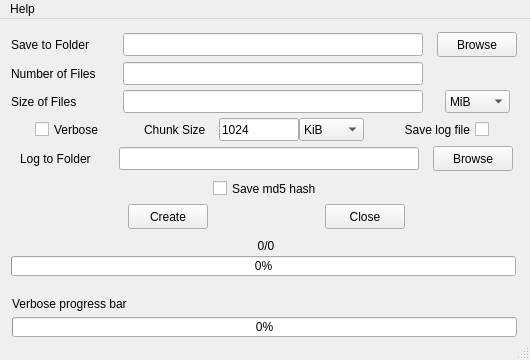
<?xml version="1.0" encoding="UTF-8"?>
<ui version="4.0">
 <class>MainWindow</class>
 <widget class="QMainWindow" name="MainWindow">
  <property name="windowModality">
   <enum>Qt::NonModal</enum>
  </property>
  <property name="geometry">
   <rect>
    <x>0</x>
    <y>0</y>
    <width>530</width>
    <height>360</height>
   </rect>
  </property>
  <property name="sizePolicy">
   <sizepolicy hsizetype="Fixed" vsizetype="Fixed">
    <horstretch>0</horstretch>
    <verstretch>0</verstretch>
   </sizepolicy>
  </property>
  <property name="minimumSize">
   <size>
    <width>530</width>
    <height>360</height>
   </size>
  </property>
  <property name="maximumSize">
   <size>
    <width>530</width>
    <height>360</height>
   </size>
  </property>
  <property name="contextMenuPolicy">
   <enum>Qt::NoContextMenu</enum>
  </property>
  <property name="windowTitle">
   <string>Dummy Files Creator</string>
  </property>
  <property name="dockOptions">
   <set>QMainWindow::AllowTabbedDocks|QMainWindow::AnimatedDocks</set>
  </property>
  <property name="unifiedTitleAndToolBarOnMac">
   <bool>false</bool>
  </property>
  <widget class="QWidget" name="widget_window">
   <property name="sizePolicy">
    <sizepolicy hsizetype="Fixed" vsizetype="Fixed">
     <horstretch>0</horstretch>
     <verstretch>0</verstretch>
    </sizepolicy>
   </property>
   <property name="minimumSize">
    <size>
     <width>530</width>
     <height>350</height>
    </size>
   </property>
   <property name="maximumSize">
    <size>
     <width>530</width>
     <height>350</height>
    </size>
   </property>
   <widget class="QWidget" name="widget_main" native="true">
    <property name="geometry">
     <rect>
      <x>10</x>
      <y>10</y>
      <width>510</width>
      <height>320</height>
     </rect>
    </property>
    <property name="sizePolicy">
     <sizepolicy hsizetype="Fixed" vsizetype="Fixed">
      <horstretch>0</horstretch>
      <verstretch>0</verstretch>
     </sizepolicy>
    </property>
    <property name="minimumSize">
     <size>
      <width>510</width>
      <height>320</height>
     </size>
    </property>
    <property name="maximumSize">
     <size>
      <width>510</width>
      <height>320</height>
     </size>
    </property>
    <widget class="QWidget" name="gridLayoutWidget">
     <property name="geometry">
      <rect>
       <x>0</x>
       <y>0</y>
       <width>514</width>
       <height>318</height>
      </rect>
     </property>
     <layout class="QGridLayout" name="layout_main" rowstretch="0,0,0,0,0,0,0,0" columnstretch="0,0,0">
      <property name="horizontalSpacing">
       <number>0</number>
      </property>
      <property name="verticalSpacing">
       <number>2</number>
      </property>
      <item row="1" column="1">
       <widget class="QLineEdit" name="text_n_files">
        <property name="minimumSize">
         <size>
          <width>300</width>
          <height>23</height>
         </size>
        </property>
        <property name="maximumSize">
         <size>
          <width>300</width>
          <height>23</height>
         </size>
        </property>
       </widget>
      </item>
      <item row="0" column="1">
       <widget class="QLineEdit" name="text_path">
        <property name="minimumSize">
         <size>
          <width>300</width>
          <height>23</height>
         </size>
        </property>
        <property name="maximumSize">
         <size>
          <width>300</width>
          <height>23</height>
         </size>
        </property>
       </widget>
      </item>
      <item row="0" column="0" alignment="Qt::AlignLeft">
       <widget class="QLabel" name="label_path">
        <property name="minimumSize">
         <size>
          <width>85</width>
          <height>23</height>
         </size>
        </property>
        <property name="maximumSize">
         <size>
          <width>85</width>
          <height>23</height>
         </size>
        </property>
        <property name="text">
         <string>Save to Folder</string>
        </property>
       </widget>
      </item>
      <item row="3" column="0" colspan="3">
       <layout class="QHBoxLayout" name="layout_verbose_chunk">
        <property name="spacing">
         <number>0</number>
        </property>
        <item>
         <spacer name="horizontal_spacer_3">
          <property name="orientation">
           <enum>Qt::Horizontal</enum>
          </property>
          <property name="sizeHint" stdset="0">
           <size>
            <width>30</width>
            <height>20</height>
           </size>
          </property>
         </spacer>
        </item>
        <item>
         <widget class="QCheckBox" name="checkbox_verbose">
          <property name="minimumSize">
           <size>
            <width>75</width>
            <height>23</height>
           </size>
          </property>
          <property name="maximumSize">
           <size>
            <width>70</width>
            <height>23</height>
           </size>
          </property>
          <property name="toolTip">
           <string>&lt;html&gt;&lt;head/&gt;&lt;body&gt;&lt;p&gt;Affects performance&lt;/p&gt;&lt;/body&gt;&lt;/html&gt;</string>
          </property>
          <property name="text">
           <string>Verbose</string>
          </property>
         </widget>
        </item>
        <item>
         <spacer name="horizontal_spacer_1">
          <property name="orientation">
           <enum>Qt::Horizontal</enum>
          </property>
          <property name="sizeHint" stdset="0">
           <size>
            <width>40</width>
            <height>20</height>
           </size>
          </property>
         </spacer>
        </item>
        <item>
         <widget class="QLabel" name="label_chunk_size">
          <property name="minimumSize">
           <size>
            <width>75</width>
            <height>23</height>
           </size>
          </property>
          <property name="maximumSize">
           <size>
            <width>65</width>
            <height>23</height>
           </size>
          </property>
          <property name="text">
           <string>Chunk Size</string>
          </property>
         </widget>
        </item>
        <item>
         <widget class="QLineEdit" name="text_chunk_size">
          <property name="minimumSize">
           <size>
            <width>80</width>
            <height>23</height>
           </size>
          </property>
          <property name="maximumSize">
           <size>
            <width>80</width>
            <height>23</height>
           </size>
          </property>
          <property name="text">
           <string>1024</string>
          </property>
         </widget>
        </item>
        <item>
         <widget class="QComboBox" name="combo_chunk_unit">
          <property name="minimumSize">
           <size>
            <width>65</width>
            <height>23</height>
           </size>
          </property>
          <property name="maximumSize">
           <size>
            <width>50</width>
            <height>23</height>
           </size>
          </property>
          <item>
           <property name="text">
            <string>KiB</string>
           </property>
          </item>
          <item>
           <property name="text">
            <string>MiB</string>
           </property>
          </item>
          <item>
           <property name="text">
            <string>GiB</string>
           </property>
          </item>
         </widget>
        </item>
        <item>
         <spacer name="horizontal_spacer_2">
          <property name="orientation">
           <enum>Qt::Horizontal</enum>
          </property>
          <property name="sizeHint" stdset="0">
           <size>
            <width>40</width>
            <height>20</height>
           </size>
          </property>
         </spacer>
        </item>
        <item>
         <widget class="QCheckBox" name="checkbox_savelog">
          <property name="minimumSize">
           <size>
            <width>90</width>
            <height>23</height>
           </size>
          </property>
          <property name="maximumSize">
           <size>
            <width>90</width>
            <height>23</height>
           </size>
          </property>
          <property name="toolTip">
           <string>&lt;html&gt;&lt;head/&gt;&lt;body&gt;&lt;p&gt;Affects performance&lt;/p&gt;&lt;/body&gt;&lt;/html&gt;</string>
          </property>
          <property name="layoutDirection">
           <enum>Qt::RightToLeft</enum>
          </property>
          <property name="text">
           <string>Save log file</string>
          </property>
         </widget>
        </item>
        <item>
         <spacer name="horizontal_spacer_4">
          <property name="orientation">
           <enum>Qt::Horizontal</enum>
          </property>
          <property name="sizeHint" stdset="0">
           <size>
            <width>40</width>
            <height>20</height>
           </size>
          </property>
         </spacer>
        </item>
       </layout>
      </item>
      <item row="2" column="1">
       <widget class="QLineEdit" name="text_size_files">
        <property name="maximumSize">
         <size>
          <width>300</width>
          <height>23</height>
         </size>
        </property>
       </widget>
      </item>
      <item row="0" column="2" alignment="Qt::AlignHCenter">
       <widget class="QPushButton" name="button_browse_files">
        <property name="minimumSize">
         <size>
          <width>80</width>
          <height>25</height>
         </size>
        </property>
        <property name="maximumSize">
         <size>
          <width>80</width>
          <height>25</height>
         </size>
        </property>
        <property name="text">
         <string>Browse</string>
        </property>
       </widget>
      </item>
      <item row="2" column="2">
       <layout class="QHBoxLayout" name="layout_file_unit">
        <item>
         <widget class="QComboBox" name="combo_file_unit">
          <property name="minimumSize">
           <size>
            <width>65</width>
            <height>23</height>
           </size>
          </property>
          <property name="maximumSize">
           <size>
            <width>50</width>
            <height>23</height>
           </size>
          </property>
          <property name="currentIndex">
           <number>1</number>
          </property>
          <property name="frame">
           <bool>true</bool>
          </property>
          <item>
           <property name="text">
            <string>KiB</string>
           </property>
          </item>
          <item>
           <property name="text">
            <string>MiB</string>
           </property>
          </item>
          <item>
           <property name="text">
            <string>GiB</string>
           </property>
          </item>
         </widget>
        </item>
       </layout>
      </item>
      <item row="2" column="0" alignment="Qt::AlignLeft">
       <widget class="QLabel" name="label_size_files">
        <property name="minimumSize">
         <size>
          <width>70</width>
          <height>23</height>
         </size>
        </property>
        <property name="maximumSize">
         <size>
          <width>70</width>
          <height>23</height>
         </size>
        </property>
        <property name="text">
         <string>Size of Files</string>
        </property>
       </widget>
      </item>
      <item row="5" column="0" colspan="3">
       <widget class="QWidget" name="widget_buttons" native="true">
        <property name="minimumSize">
         <size>
          <width>510</width>
          <height>30</height>
         </size>
        </property>
        <property name="maximumSize">
         <size>
          <width>510</width>
          <height>30</height>
         </size>
        </property>
        <widget class="QWidget" name="layoutWidget">
         <property name="geometry">
          <rect>
           <x>0</x>
           <y>0</y>
           <width>512</width>
           <height>31</height>
          </rect>
         </property>
         <layout class="QHBoxLayout" name="layout_button">
          <property name="spacing">
           <number>0</number>
          </property>
          <item>
           <widget class="QPushButton" name="button_create_stop">
            <property name="minimumSize">
             <size>
              <width>80</width>
              <height>25</height>
             </size>
            </property>
            <property name="maximumSize">
             <size>
              <width>80</width>
              <height>25</height>
             </size>
            </property>
            <property name="text">
             <string>Create</string>
            </property>
           </widget>
          </item>
          <item>
           <widget class="QPushButton" name="button_close_quit">
            <property name="minimumSize">
             <size>
              <width>80</width>
              <height>25</height>
             </size>
            </property>
            <property name="maximumSize">
             <size>
              <width>80</width>
              <height>25</height>
             </size>
            </property>
            <property name="text">
             <string>Close</string>
            </property>
           </widget>
          </item>
         </layout>
        </widget>
       </widget>
      </item>
      <item row="1" column="0">
       <widget class="QLabel" name="label_n_files">
        <property name="minimumSize">
         <size>
          <width>95</width>
          <height>23</height>
         </size>
        </property>
        <property name="maximumSize">
         <size>
          <width>95</width>
          <height>23</height>
         </size>
        </property>
        <property name="text">
         <string>Number of Files</string>
        </property>
       </widget>
      </item>
      <item row="6" column="0" colspan="3">
       <widget class="QWidget" name="widget_progress_bar" native="true">
        <property name="sizePolicy">
         <sizepolicy hsizetype="Fixed" vsizetype="Fixed">
          <horstretch>0</horstretch>
          <verstretch>0</verstretch>
         </sizepolicy>
        </property>
        <property name="minimumSize">
         <size>
          <width>510</width>
          <height>50</height>
         </size>
        </property>
        <property name="maximumSize">
         <size>
          <width>510</width>
          <height>50</height>
         </size>
        </property>
        <widget class="QProgressBar" name="progress_bar">
         <property name="geometry">
          <rect>
           <x>0</x>
           <y>20</y>
           <width>505</width>
           <height>20</height>
          </rect>
         </property>
         <property name="minimumSize">
          <size>
           <width>505</width>
           <height>20</height>
          </size>
         </property>
         <property name="maximumSize">
          <size>
           <width>505</width>
           <height>20</height>
          </size>
         </property>
         <property name="value">
          <number>0</number>
         </property>
         <property name="alignment">
          <set>Qt::AlignCenter</set>
         </property>
        </widget>
        <widget class="QLabel" name="label_progress">
         <property name="geometry">
          <rect>
           <x>0</x>
           <y>0</y>
           <width>510</width>
           <height>20</height>
          </rect>
         </property>
         <property name="minimumSize">
          <size>
           <width>510</width>
           <height>20</height>
          </size>
         </property>
         <property name="maximumSize">
          <size>
           <width>20</width>
           <height>20</height>
          </size>
         </property>
         <property name="text">
          <string>0/0</string>
         </property>
         <property name="alignment">
          <set>Qt::AlignCenter</set>
         </property>
        </widget>
       </widget>
      </item>
      <item row="4" column="0" colspan="3">
       <layout class="QHBoxLayout" name="layout_log_external">
        <property name="spacing">
         <number>0</number>
        </property>
        <item>
         <widget class="QWidget" name="widget_log" native="true">
          <property name="minimumSize">
           <size>
            <width>510</width>
            <height>50</height>
           </size>
          </property>
          <property name="maximumSize">
           <size>
            <width>510</width>
            <height>50</height>
           </size>
          </property>
          <widget class="QWidget" name="layoutWidget">
           <property name="geometry">
            <rect>
             <x>0</x>
             <y>0</y>
             <width>511</width>
             <height>54</height>
            </rect>
           </property>
           <layout class="QGridLayout" name="gridLayout" columnstretch="0,0,0">
            <item row="0" column="1">
             <widget class="QLineEdit" name="text_logfilepath">
              <property name="minimumSize">
               <size>
                <width>300</width>
                <height>23</height>
               </size>
              </property>
              <property name="maximumSize">
               <size>
                <width>300</width>
                <height>23</height>
               </size>
              </property>
             </widget>
            </item>
            <item row="1" column="0" colspan="3" alignment="Qt::AlignHCenter|Qt::AlignVCenter">
             <widget class="QCheckBox" name="checkbox_md5hash">
              <property name="sizePolicy">
               <sizepolicy hsizetype="Expanding" vsizetype="Fixed">
                <horstretch>0</horstretch>
                <verstretch>0</verstretch>
               </sizepolicy>
              </property>
              <property name="minimumSize">
               <size>
                <width>107</width>
                <height>21</height>
               </size>
              </property>
              <property name="maximumSize">
               <size>
                <width>107</width>
                <height>21</height>
               </size>
              </property>
              <property name="toolTip">
               <string>&lt;html&gt;&lt;head/&gt;&lt;body&gt;&lt;p&gt;Affects performance&lt;/p&gt;&lt;/body&gt;&lt;/html&gt;</string>
              </property>
              <property name="text">
               <string>Save md5 hash</string>
              </property>
             </widget>
            </item>
            <item row="0" column="2">
             <widget class="QPushButton" name="button_browse_log">
              <property name="minimumSize">
               <size>
                <width>80</width>
                <height>25</height>
               </size>
              </property>
              <property name="maximumSize">
               <size>
                <width>80</width>
                <height>25</height>
               </size>
              </property>
              <property name="text">
               <string>Browse</string>
              </property>
             </widget>
            </item>
            <item row="0" column="0">
             <widget class="QLabel" name="label_logfilepath">
              <property name="minimumSize">
               <size>
                <width>85</width>
                <height>23</height>
               </size>
              </property>
              <property name="maximumSize">
               <size>
                <width>85</width>
                <height>23</height>
               </size>
              </property>
              <property name="text">
               <string>Log to Folder</string>
              </property>
             </widget>
            </item>
           </layout>
          </widget>
         </widget>
        </item>
       </layout>
      </item>
      <item row="7" column="0" colspan="3">
       <layout class="QHBoxLayout" name="layout_verbose">
        <property name="spacing">
         <number>0</number>
        </property>
        <item>
         <widget class="QWidget" name="widget_verbose" native="true">
          <property name="sizePolicy">
           <sizepolicy hsizetype="Fixed" vsizetype="Fixed">
            <horstretch>0</horstretch>
            <verstretch>0</verstretch>
           </sizepolicy>
          </property>
          <property name="minimumSize">
           <size>
            <width>510</width>
            <height>50</height>
           </size>
          </property>
          <property name="maximumSize">
           <size>
            <width>510</width>
            <height>50</height>
           </size>
          </property>
          <property name="layoutDirection">
           <enum>Qt::LeftToRight</enum>
          </property>
          <widget class="QWidget" name="verticalLayoutWidget">
           <property name="geometry">
            <rect>
             <x>0</x>
             <y>0</y>
             <width>512</width>
             <height>51</height>
            </rect>
           </property>
           <layout class="QVBoxLayout" name="layout_verbose_vert">
            <property name="spacing">
             <number>0</number>
            </property>
            <item>
             <widget class="QLabel" name="label_verbose_information">
              <property name="minimumSize">
               <size>
                <width>510</width>
                <height>20</height>
               </size>
              </property>
              <property name="maximumSize">
               <size>
                <width>510</width>
                <height>20</height>
               </size>
              </property>
              <property name="text">
               <string>Verbose progress bar</string>
              </property>
             </widget>
            </item>
            <item>
             <widget class="QProgressBar" name="progress_bar_verbose">
              <property name="minimumSize">
               <size>
                <width>505</width>
                <height>20</height>
               </size>
              </property>
              <property name="maximumSize">
               <size>
                <width>505</width>
                <height>20</height>
               </size>
              </property>
              <property name="value">
               <number>0</number>
              </property>
              <property name="alignment">
               <set>Qt::AlignCenter</set>
              </property>
             </widget>
            </item>
           </layout>
          </widget>
         </widget>
        </item>
       </layout>
      </item>
     </layout>
    </widget>
   </widget>
  </widget>
  <widget class="QMenuBar" name="menubar">
   <property name="geometry">
    <rect>
     <x>0</x>
     <y>0</y>
     <width>530</width>
     <height>21</height>
    </rect>
   </property>
   <widget class="QMenu" name="menuHelp">
    <property name="title">
     <string>Help</string>
    </property>
    <addaction name="action_about"/>
   </widget>
   <addaction name="menuHelp"/>
  </widget>
  <widget class="QStatusBar" name="statusbar"/>
  <action name="action_about">
   <property name="text">
    <string>About</string>
   </property>
  </action>
 </widget>
 <tabstops>
  <tabstop>text_path</tabstop>
  <tabstop>button_browse_files</tabstop>
  <tabstop>text_n_files</tabstop>
  <tabstop>text_size_files</tabstop>
  <tabstop>combo_file_unit</tabstop>
  <tabstop>checkbox_verbose</tabstop>
  <tabstop>text_chunk_size</tabstop>
  <tabstop>combo_chunk_unit</tabstop>
  <tabstop>checkbox_savelog</tabstop>
  <tabstop>text_logfilepath</tabstop>
  <tabstop>button_browse_log</tabstop>
  <tabstop>checkbox_md5hash</tabstop>
  <tabstop>button_create_stop</tabstop>
  <tabstop>button_close_quit</tabstop>
 </tabstops>
 <resources/>
 <connections/>
</ui>
